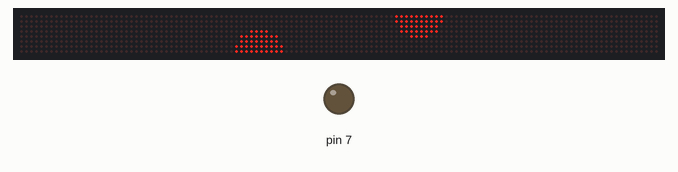
The sketch below on a simulated Arduino Uno, built with avr-gcc and run on an emulated ATmega328P. Shown: 128×8 LED matrix, output pins drawn as LEDs (lit = HIGH).

Above: at 0.2 s.

The sketch:

led_circle.ino
```cpp
#include <MD_MAX72xx.h>

#define HARDWARE_TYPE MD_MAX72XX::FC16_HW
#define MAX_DEVICES	16

#define CLK_PIN   13  // or SCK
#define DATA_PIN  11  // or MOSI
#define CS_PIN    10  // or SS

// SPI hardware interface
MD_MAX72XX mx = MD_MAX72XX(HARDWARE_TYPE, CS_PIN, MAX_DEVICES);


void triggerCamera(int cam_del)
{
  digitalWrite(7, HIGH);
  delay(cam_del);
  digitalWrite(7,LOW);
}


void led_circle(float c_0, float r_0, int radius, int led_delay, int cam_del)
{
  // loop through all leds, switch on if outside defined radius
  for (int j=0; j<32; j++){
    for (int i=0; i<32; i++){
      int rad_sq = sq(i-c_0) + sq(j-r_0);
      if (rad_sq >= sq(radius)){
         mx.setPoint((7- j % 8), (i + 32*(j/8)), true);
//         triggerCamera(cam_del);
         delay(led_delay);
//         mx.setPoint((7- j % 8), (i + 32*(j/8)), false);
    }
  }
}
}

void led_all_raster(int led_delay, int cam_del)
{
  // loop through all leds, switch on if outside defined radius
  for (int j=8; j<24; j++){ // FIX THIS!!!!
    for (int i=8; i<24; i++){
       mx.setPoint((7- j % 8), (i + 32*(j/8)), true);
       triggerCamera(cam_del);
       delay(led_delay);
       mx.setPoint((7- j % 8), (i + 32*(j/8)), false);
  }
}
}


void led_square_raster(int led_delay, int cam_del)
{
  // loop through all leds, switch on if outside defined radius
  for (int j=8; j<24; j++){
    for (int i=8; i<24; i++){
       mx.setPoint((7- j % 8), (i + 32*(j/8)), true);
       triggerCamera(cam_del);
       delay(led_delay);
       mx.setPoint((7- j % 8), (i + 32*(j/8)), false);
  }
}
}

void led_circle_inside(float c_0, float r_0, int radius, int led_delay, int cam_del)
{
  // loop through all leds, switch on if outside defined radius
  for (int j=0; j<32; j++){
    for (int i=0; i<32; i++){
      int rad_sq = sq(i-c_0) + sq(j-r_0);
      if (rad_sq < sq(radius)){
         mx.setPoint((7- j % 8), (i + 32*(j/8)), true);
//         triggerCamera(cam_del);
//         delay(led_delay);
//         mx.setPoint((7- j % 8), (i + 32*(j/8)), false);
    }
  }
}
}


void central_leds(int i, int j)
{
  mx.setPoint((7- j % 8), (i + 32*(j/8)), true);
}


void half_leds_on(int radius, int half)
{
  for (int j=0; j<32; j++){
    for (int i=0; i<32; i++){
      int rad_sq = sq(i-15.5) + sq(j-15.5);
      if (half == 3){ // left
        if (rad_sq < sq(radius) && j<=15){
        mx.setPoint((7- j % 8), (i + 32*(j/8)), true);
        }}
      if (half == 4){ // right
        if (rad_sq < sq(radius) && j>15){
        mx.setPoint((7- j % 8), (i + 32*(j/8)), true);
        }}
      if (half == 1){ // top
        if (rad_sq < sq(radius) && i<=15){
        mx.setPoint((7- j % 8), (i + 32*(j/8)), true);
        }}
      if (half == 2){ // bottom
        if (rad_sq < sq(radius) && i>15){
        mx.setPoint((7- j % 8), (i + 32*(j/8)), true);
        }}
}
}}


//void led_square_raster(int c_0, int r_0, int edge_length, int led_delay)
//{
//  // central 4 squares (r: 0-7, c: 40 - 55, 72-87)
//  int c = c_0;
//  int r = r_0;
//  int maxR = 8;
//  int maxC = c_0 + edge_length;
//  int dC = 1;
//  int dR = 1;
//
//  for (int i=0; i<edge_length*edge_length; i++){
//    mx.setPoint(r, c, false);
//    c += dC;
//    mx.setPoint(r, c, true);
//    // triggerCamera();
//    delay(led_delay);
//
//
//    if (c == maxC)
//    {
//      mx.clear();
//      c = c_0;
//      r += dR;
//
//    }
//    if (r == maxR)
//    {
//      mx.clear();
//      r = 0;
//      c-= 32;
//      c_0 -= 32;
//      maxC -= 32;
//    }
//
//
//  }
//
//}

void led_single(int c, int r)
{
  // central 4 squares (r: 0-7, c: 40 - 55, 72-87)
  // int  r = 7, c = 87;
  while (1){
      mx.setPoint(r, c, true);
    //delay(1000);
  }

}

void setup()
{
  pinMode(7, OUTPUT);
  int led_delay = 5;
  mx.begin();
  delay(led_delay);
  mx.clear();
  delay(led_delay);
  // central_leds(15, 15);
//  central_leds(15, 16);
//  central_leds(16, 15);
//  central_leds(16, 16);
  // led_square_raster(71, 0, 15, 50);
//  led_square_raster(300, 200);
//half_leds_on(5, 2);
  led_circle_inside(15.5, 15.5, 5, 5, 2000);
//  mx.setPoint((7- 16 % 8), (16 + 32*(16/8)), true);
//  triggerCamera(2);

}

void loop()
{
    delay(100000);
}
```
